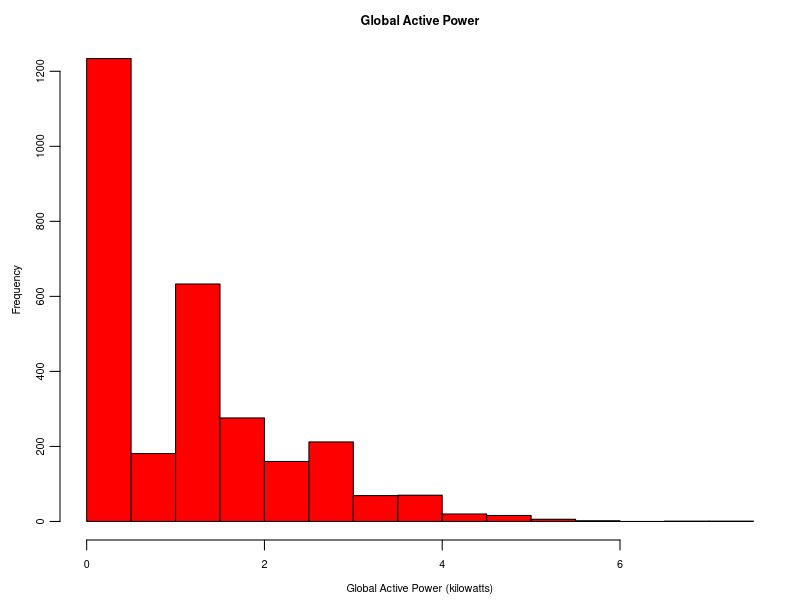

This figure's R source:
#read in data
energy <- read.csv("newData.txt")

#set margin 
par(mar=c(3,3,2,1))

#set axis label, tick label and lines
par(mgp=c(1.8,0.6,0.0))

#plot the histogram of "global active power"
hist(energy$Global_active_power, col="red", 
     cex.axis=0.65, cex.lab=0.65, cex.main=0.75, 
     main="Global Active Power", 
     xlab="Global Active Power (kilowatts)")

#save plot to png format
dev.copy(png,filename="plot1.png", width = 480, height = 480, units = "px");
dev.off()


